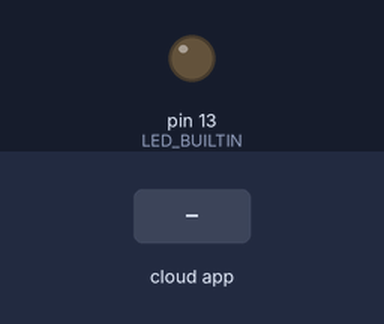
The sketch below on a simulated Arduino Uno, built with avr-gcc and run on an emulated ATmega328P. Parts: output pins drawn as LEDs (lit = HIGH). The test bench sets the inputs (shaded band). The ROS host is connected and sends only what is stated.

Above: at 1.2 s.
1.3 s: the phone or cloud app sets led_builtin to 0
At 1.9 s:
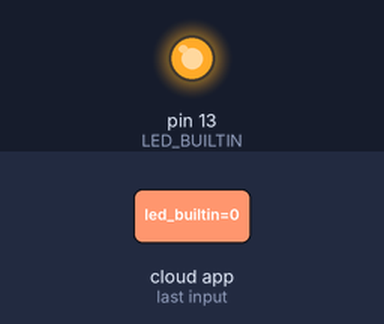
2.8 s: the phone or cloud app sets led_builtin to 45
At 3.4 s:
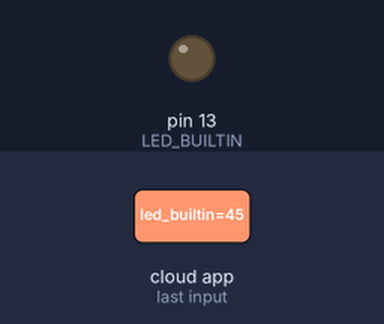
Timing chart, 0 to 5.8 s (numbered marks = the images above; inputs shaded):
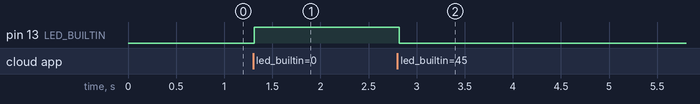

The sketch:

Arduino_ROS.ino
```cpp
/*
 * rosserial Subscriber Example
 * Blinks an LED on callback
 */

#include <ros.h>
#include <std_msgs/Int32.h>
#include <std_msgs/String.h>

ros::NodeHandle  nh;

std_msgs::String state_msgs;
ros::Publisher led_state("led_state",&state_msgs);
char estado[10] = "Proceso ok";

void messageCb( const std_msgs::Int32& retard){
    digitalWrite(LED_BUILTIN,HIGH-digitalRead(LED_BUILTIN));
    delay(retard.data*1000);
}

ros::Subscriber<std_msgs::Int32> sub("led_builtin", &messageCb );

void setup()
{
  pinMode(LED_BUILTIN, OUTPUT);
  nh.initNode();
  nh.advertise(led_state);
  nh.subscribe(sub);
}

void loop()
{
  state_msgs.data = estado;
  led_state.publish( &state_msgs );
  nh.spinOnce();
  delay(100);
}
```

Measured:
- after the input at 1.3 s, pin 13 (LED_BUILTIN): LOW → HIGH at once
- after the input at 2.8 s, pin 13 (LED_BUILTIN): HIGH → LOW at once
